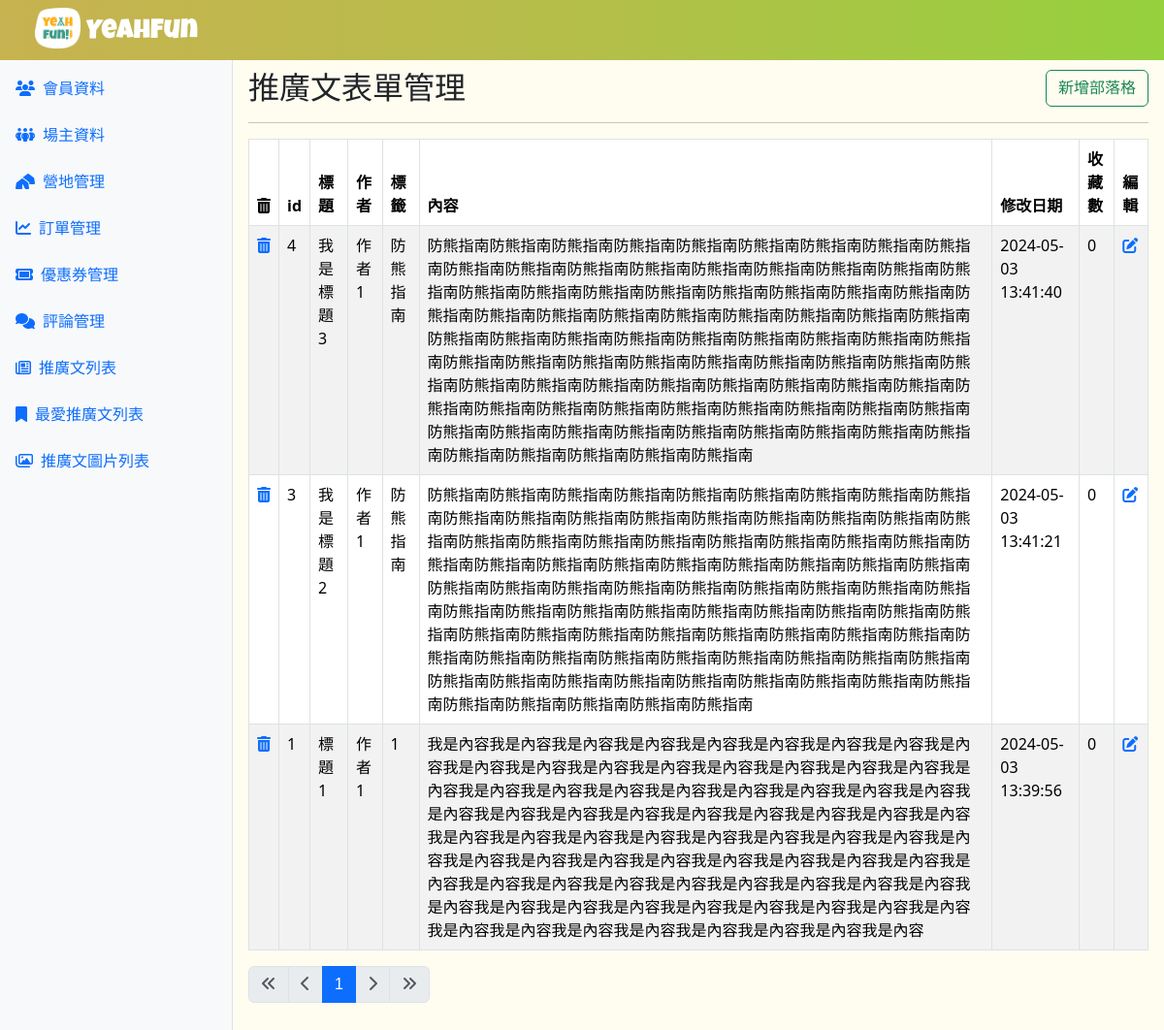
Screenshot of /blog.php with the database file from the repository.
### tables this page shows
CREATE TABLE `blog` (
  `id` int NOT NULL,
  `title` varchar(255) NOT NULL,
  `author` varchar(255) NOT NULL,
  `blog_tag` varchar(255) NOT NULL,
  `content` text NOT NULL,
  `create_at` datetime NOT NULL DEFAULT CURRENT_TIMESTAMP
);

### blog.php (the view, shortened to what this page needs)
<?php
require __DIR__ . '/config/pdo-connect.php';
$t_sql = "SELECT COUNT(*) FROM blog";
$perPage = 10;
$page = isset($_GET["page"]) ? intval($_GET["page"]) : 1;
$totalRows = $pdo->query($t_sql)->fetch(PDO::FETCH_NUM)[0];
if ($totalRows > 0) {
  $totalPages = ceil($totalRows / $perPage);
  $sql = sprintf("SELECT b.id, b.title, b.author, b.blog_tag, b.content, b.create_at, COUNT(fb.blog_id) AS favorite_count FROM blog b LEFT JOIN favorite_blog fb ON b.id = fb.blog_id GROUP BY b.id, b.title ORDER BY b.id DESC limit %s, %s", ($page - 1) * $perPage, $perPage);
  $rows = $pdo->query($sql)->fetchALL();
}
?>
<?php include __DIR__. '/parts/html-head.php'?>
<?php include __DIR__. '/parts/navbar.php'?>
<main class="main-content p-3">
  <div class="d-flex justify-content-between align-items-center ">
    <h2 class="m-0 ">推廣文表單管理</h2>
    <a href="./add-blog.php"><button type="button" class="btn btn-outline-success">新增部落格</button></a>
  </div>
  <hr />
  <div class="row">
    <div class="col">
      <table class="table table-bordered table-striped">
      <thead>
        <tr>
        <th><i class="fa-solid fa-trash-can"></i></th>
            <th>id</th>
            <th>標題</th>
            <th>作者</th>
            <th>標籤</th>
            <th >內容</th>
            <th>修改日期</th>
            <th>收藏數</th>
            <th>編輯</th>
        </tr>
    </thead>
    <tbody>
      <?php foreach ($rows as $r): ?>
        <tr>
        <td><a href="javascript: deleteOne(<?= $r['id']?>)"><i class="fa-solid fa-trash-can"></i></a></td>
            <td><?= $r['id']?></td>
            <td><?= htmlentities($r['title'])?></td>
            <td><?= htmlentities($r['author'])?></td>
            <td><?= htmlentities($r['blog_tag'])?></td>
            <td class="line-clamp"><?= htmlentities($r['content'])?></td>
            <td><?= htmlentities($r['create_at'])?></td>
            <td><?= $r['favorite_count']?></td>
            <td><a href="edit-blog.php?id=<?=$r['id']?>"><i class="fa-solid fa-pen-to-square"></i></a></td>
        </tr>
        <?php endforeach  ?>
    </tbody>
      </table>
      <div>
    <nav aria-label="Page navigation example">
      <ul class="pagination">
        <li class="page-item <?= $page == 1 ? 'disabled' : '' ?>">
          <a class="page-link" href="?page=1"><i class="fa-solid fa-angles-left"></i></a>
        </li>
        <li class="page-item <?= $page == 1 ? 'disabled' : '' ?>">
          <a class="page-link" href="?page=<?= $page - 1 ?>"><i class="fa-solid fa-chevron-left"></i></a>
        </li>
        <?php for ($i = $page - 2; $i <= $page + 2; $i++) :
          if ($i >= 1 and $i <= $totalPages) :
        ?>
            <li class="page-item <?= $page == $i ? 'active' : '' ?>">
              <a class="page-link" href="?page=<?= $i ?>"><?= $i ?></a>
            </li>
        <?php endif;
        endfor; ?>
        <li class="page-item <?= $page == $totalPages ? 'disabled' : '' ?>">
          <a class="page-link" href="?page=<?= $page + 1 ?>"><i class="fa-solid fa-chevron-right"></i></a>
        </li>
        <li class="page-item <?= $page == $totalPages ? 'disabled' : '' ?>">
          <a class="page-link" href="?page=<?= $totalPages ?>"><i class="fa-solid fa-angles-right"></i></a>
        </li>
      </ul>
    </nav>
  </div>
    </div>
  </div>
</main>
<?php include __DIR__. '/parts/html-foot.php'?>

### parts/html-head.php (shortened to what this page needs)
<!DOCTYPE html>
<html lang="en">
<head>
  <link href="https://cdn.jsdelivr.net/npm/bootstrap@5.3.2/dist/css/bootstrap.min.css" rel="stylesheet" />
  <link rel="stylesheet" href="https://cdn.jsdelivr.net/npm/bootstrap-icons@1.11.3/font/bootstrap-icons.min.css" />
  <link rel="stylesheet" href="https://cdn.datatables.net/2.0.3/css/dataTables.dataTables.css" />
  <link rel="stylesheet" href="https://cdnjs.cloudflare.com/ajax/libs/font-awesome/6.5.2/css/all.min.css" />
</head>
<body>

### parts/navbar.php (shortened to what this page needs)
<header class="fixed-top d-flex justify-content-between">
  <a class="brand text-decoration-none text-white text-center fs-3 p-2" href="index_.php">
    <div class="">
      <img src="images/LOGO.png" style="width: auto; height:42px;" alt="">
      YeahFun
    </div>
  </a>
</header>
<aside class="aside-content bg-light border-end position-fixed">
  <ul class=" list-unstyled">
    <li>
      <a class="text-decoration-none d-block mt-3 px-3 py-2 " href="customers.php"><i class="fa-solid fa-users me-2"></i>會員資料</a>
    </li>
    <li>
      <a class="text-decoration-none d-block mt-2 px-3 py-2" href="owners-list-admin.php"><i class="fa-solid fa-people-group me-2"></i>場主資料</a>
    </li>
    <li>
      <a class="text-decoration-none d-block mt-2 px-3 py-2" href="stores.php"><i class="fa-solid fa-tents me-2"></i>營地管理</a>
    </li>
    <li>
      <a class="text-decoration-none d-block mt-2 px-3 py-2" href="orders.php"><i class="fa-solid fa-chart-line me-2"></i>訂單管理</a>
    </li>
    <li>
      <a class="text-decoration-none d-block mt-2 px-3 py-2" href="coupon-list.php"><i class="fa-solid fa-ticket me-2"></i>優惠券管理</a>
    </li>
    <li>
      <a class="text-decoration-none d-block mt-2 px-3 py-2" href="comment-list.php"><i class="fa-solid fa-comments me-2"></i>評論管理</a>
    </li>
    <li>
      <a class="text-decoration-none d-block mt-2 px-3 py-2" href="blog.php"><i class="fa-regular fa-newspaper me-2"></i>推廣文列表</a>
    </li>
    <li>
      <a class="text-decoration-none d-block mt-2 px-3 py-2" href="favorite_blog.php"><i class="fa-solid fa-bookmark me-2"></i>最愛推廣文列表</a>
    </li>
    <li>
      <a class="text-decoration-none d-block mt-2 px-3 py-2" href="blog_img.php"><i class="fa-regular fa-images me-2"></i>推廣文圖片列表</a>
    </li>
  </ul>
</aside>

### parts/html-foot.php
</body>
</html>

### parts/html-head.php (style rules this page uses)
:root { --aside-width: 240px; --page-top: 56px; --primary-1: #389b87; --secondary-1: #929311; --secondary-2: #c1c202; --secondary-3: #fdaf17; --secondary-4: #fffcf0; --white: white; --black: black; --grey-800: #575757; --grey-600: #757575; --grey-400: #c4c4c4; --grey-200: #f7f7f7; --white: #ffffff; --h1: 48px; --h2: 32px; --h3: 28px; --h4: 24px; --h5: 20px; --h6: 18px; --p: 16px; --p2: 14px; --p3: 12px; --p4: 10px; --h4-weight: 600; }
header { background: linear-gradient(90deg, #C7B250 0%, #B4BE49 50%, #96D13E 100%); }
.brand { width: var(--aside-width); font-family: 'Luckiest Guy', cursive; }
.aside-content { top: 0; width: var(--aside-width); height: 100%; margin-top: var(--page-top); }
.main-content { margin: var(--page-top) 0 0 var(--aside-width); }
body { background-color: var(--secondary-4); }
a { font-family: 'Noto Sans TC', sans-serif; }
h2 { font-family: 'Noto Sans TC', sans-serif; }

### rows the page displays
blog: id "4", title "我是標題3", author "作者1", blog_tag "防熊指南", content "防熊指南防熊指南防熊指南防熊指南防熊指南防熊指南防熊指南防熊指南防熊指南防熊指南防熊指南防熊指南防熊指南防熊指南防熊指南防熊指南防熊指南防熊指南防熊指南防熊指南防熊指南防熊指南防熊指南防熊指南防熊指南防熊指南防熊指南防熊指南防熊指南防熊指南防熊指南防熊指南防熊指南防熊指南防熊指南防熊指南防熊指南防熊指南防熊指南防熊指南防熊指南防熊指南防熊指南防熊指南防熊指南防熊指南防熊指南防熊指南防熊指南防熊指南防熊指南防熊指南防熊指南防熊指南防熊指南防熊指南防熊指南防熊指南防熊指南防熊指南防熊指南防熊指南防熊指南防熊指南防熊指南防熊指南防熊指南防熊指南防熊指南防熊指南防熊指南防熊指南防熊指南防熊指南防熊指南防熊指南防熊指南防熊指南防熊指南防熊指南防熊指南防熊指南防熊指南防熊指南", create_at "2024-05-03 13:41:40", favorite_count "0"
blog: id "3", title "我是標題2", author "作者1", blog_tag "防熊指南", content "防熊指南防熊指南防熊指南防熊指南防熊指南防熊指南防熊指南防熊指南防熊指南防熊指南防熊指南防熊指南防熊指南防熊指南防熊指南防熊指南防熊指南防熊指南防熊指南防熊指南防熊指南防熊指南防熊指南防熊指南防熊指南防熊指南防熊指南防熊指南防熊指南防熊指南防熊指南防熊指南防熊指南防熊指南防熊指南防熊指南防熊指南防熊指南防熊指南防熊指南防熊指南防熊指南防熊指南防熊指南防熊指南防熊指南防熊指南防熊指南防熊指南防熊指南防熊指南防熊指南防熊指南防熊指南防熊指南防熊指南防熊指南防熊指南防熊指南防熊指南防熊指南防熊指南防熊指南防熊指南防熊指南防熊指南防熊指南防熊指南防熊指南防熊指南防熊指南防熊指南防熊指南防熊指南防熊指南防熊指南防熊指南防熊指南防熊指南防熊指南防熊指南防熊指南防熊指南防熊指南", create_at "2024-05-03 13:41:21", favorite_count "0"
blog: id "1", title "標題1", author "作者1", blog_tag "1", content "我是內容我是內容我是內容我是內容我是內容我是內容我是內容我是內容我是內容我是內容我是內容我是內容我是內容我是內容我是內容我是內容我是內容我是內容我是內容我是內容我是內容我是內容我是內容我是內容我是內容我是內容我是內容我是內容我是內容我是內容我是內容我是內容我是內容我是內容我是內容我是內容我是內容我是內容我是內容我是內容我是內容我是內容我是內容我是內容我是內容我是內容我是內容我是內容我是內容我是內容我是內容我是內容我是內容我是內容我是內容我是內容我是內容我是內容我是內容我是內容我是內容我是內容我是內容我是內容我是內容我是內容我是內容我是內容我是內容我是內容我是內容我是內容我是內容我是內容我是內容我是內容我是內容我是內容", create_at "2024-05-03 13:39:56", favorite_count "0"
